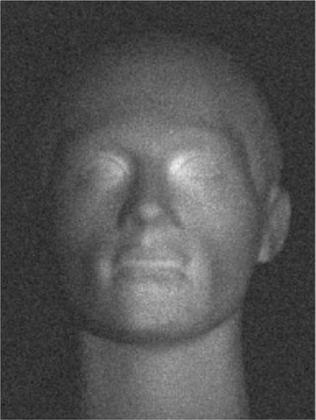
%> input picture code/right.png, 316 x 420 px, shrunk from 420 x 558 before the run
$ octave test.m   (GNU Octave 9; MATLAB toolbox functions it lacks are replaced by stand-ins)
%> lines starting %> are read from the running program, lines starting %| are printed output that depends on the picture; in (x1, y1, x2, y2) boxes, pixels count from 0 and x2, y2 are one past the last pixel; in counts of white or black regions, pixels touching at a corner belong together; the program's own positions count from 1
### code/function2.m
function [z1,z2] = function2(I,D,X,Y)
    %myFun - Description
    %
    % Syntax: z = func1(I,D)
    %
    % Long description

    [indexX,indexY,N]=size(I);

    ans_n=cell(indexX,indexY);
    for iX=1:indexX
        for iY=1:indexY
            temp1=I(iX,iY,:);
            temp2=reshape(temp1,N,1);
            temp2=D\temp2;
            ans_n{iX,iY}=temp2./norm(temp2);
        end
    end

    z1=zeros(indexX,indexY);
    z2=zeros(indexX,indexY);
    center_x=X;
    center_y=Y;

    iX=center_x;
    flag1=1;

    while ((iX<=indexX-1)&&(iX>=2))%X 是长 ，Y是宽
        iY=center_y;
        flag2=1;
        while ((iY<=indexY-1)&&(iY>=2))
            n1=ans_n{iX,iY};
            n2=ans_n{iX,iY+flag2};
            t=[0,1;2,1]\[-n1(2)/n1(1);-n2(2)/n2(1)];
            z1(iX,iY+flag2)=-[1,1]*t;
            iY=iY+flag2;
            if (iY==indexY)
                flag2=-1;
                iY=center_y+1;
            end
        end
        n1=ans_n{iX,center_y};
        n2=ans_n{iX+flag1,center_y};
        t=[0,1;2,1]\[-n1(3)/n1(1);-n2(3)/n2(1)];
        z1(iX+flag1,center_y)=flag1*[1,1]*t;%!!!!!!!!!!!!!!!!
        iX=iX+flag1;
        if (iX==indexX)
            flag1=-1;
            iX=center_x+1;
        end
    end

    z1(1,:)=z1(2,:);
    z1(indexX,:)=z1(indexX-1,:);
% %     MAXofz=max(max(z1));
% %     MINofz=min(min(z1));
% %     z1=(z1-MINofz)./(MAXofz-MINofz);

    iY=center_y;
    flag2=1;
    while ((iY<=indexY-1)&&(iY>=2))
        iX=center_x;
        flag1=1;
        while ((iX<=indexX-1)&&(iX>=2))
            n1=ans_n{iX,iY};
            n2=ans_n{iX+flag1,iY};
            t=[0,1;2,1]\[-n1(3)/n1(1);-n2(3)/n2(1)];
            z2(iX+flag1,iY)=0-[1,1]*t;%!!!!!!!!!!!!!!!!
            iX=iX+flag1;
            if (iX==indexX)
                flag1=-1;
                iX=center_x+1;
            end
        end
        n1=ans_n{center_x,iY};
        n2=ans_n{center_x,iY+flag2};
        t=[0,1;2,1]\[-n1(2)/n1(1);-n2(2)/n2(1)];
        z2(center_x,iY+flag2)=0+flag2*[1,1]*t;
        iY=iY+flag2;
        if (iY==indexY)
            flag2=-1;
            iY=center_y+1;
        end
    end
    z2(:,1)=z2(:,3);
    z2(:,2)=z2(:,3);
    z2(:,indexY)=z2(:,indexY-2);
    z2(:,indexY-1)=z2(:,indexY-2);
% [12 lines of commented-out code are left out]


    end

### code/test.m
clc
clear
image=imread('right.png');
%> image is the input picture: size 420x316x3 uint8; min 27, max 241, mean 81.4
right=double(rgb2gray(image));
image=imread('left.png');
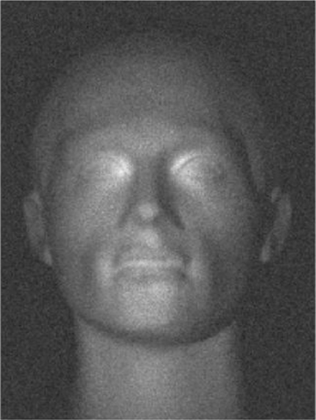
%> input picture code/left.png, 316 x 420 px, shrunk from 420 x 558 before the run
%> image is the input picture: size 420x316x3 uint8; min 37, max 239, mean 84.5
left=double(rgb2gray(image));
image=imread('top.png');
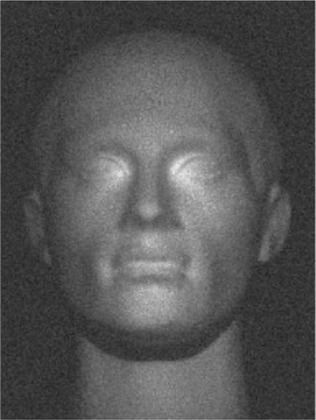
%> input picture code/top.png, 316 x 420 px, shrunk from 420 x 558 before the run
%> image is the input picture: size 420x316x3 uint8; min 29, max 236, mean 83.6
top=double(rgb2gray(image));
image=imread('bottom.png');
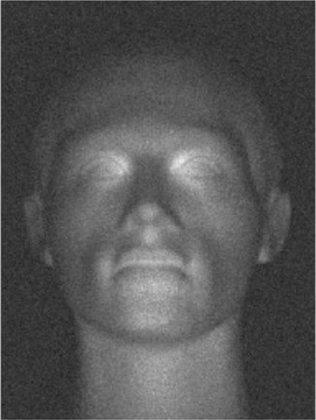
%> input picture code/bottom.png, 316 x 420 px, shrunk from 420 x 558 before the run
%> image is the input picture: size 420x316x3 uint8; min 31, max 239, mean 82.6
bottom=double(rgb2gray(image));
MAX=max([max(max(right)),max(max(top)),max(max(left)),max(max(bottom))]);
%> MAX = 241
right=right./MAX;
left=left./MAX;
top=top./MAX;
bottom=bottom./MAX;
indexX=size(right,1);
%> indexX = 420
indexY=size(right,2);
%> indexY = 316

source_right=[1,0.5,0];
source_left=[1,-0.5,0];
source_top=[1,0,0.5];
source_bottom=[1,0,-0.5];
source_right=source_right./norm(source_right);
source_left=source_left./norm(source_left);
source_top=source_top./norm(source_top);
source_bottom=source_bottom./norm(source_bottom);

D=[source_right;source_top;source_left;source_bottom];
I(:,:,1)=right;
I(:,:,2)=top;
I(:,:,3)=left;
I(:,:,4)=bottom;
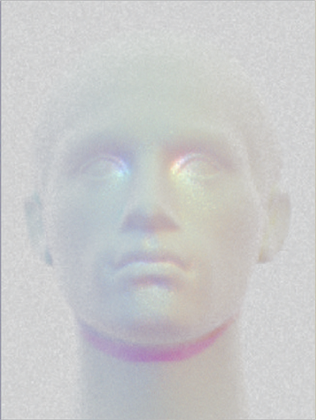
%> I: size 420x316x4 double; mean R, G, B, A 0.338, 0.347, 0.351, 0.343; transparent parts drawn white


z=function2(I,D,round(0.5*indexX),round(0.5*indexY));
%> after the loop in function2, `for iX=1:indexX`: ans_n = 132720 items
%> the loop in function2, `while ((iX<=indexX-1)&&(iX>=2))` made 420 passes
%> (n1, n2, t) on passes 1 to 3: ([0.984; 0.17; 0.0518], [0.984; 0.166; 0.0623], [-0.00532; -0.0526]), ([0.984; 0.166; 0.0623], [0.987; 0.155; 0.0423], [0.0102; -0.0633]), ([0.987; 0.155; 0.0423], [0.99; 0.142; 0.015], [0.0139; -0.0429])
%> after the loop in function2, `while ((iX<=indexX-1)&&(iX>=2))`: flag1 = -1; iX = 1
%> in function2, `z1(1,:)=z1(2,:);`: z1: size 420x316 double; min -0.823, max 0.704, mean -0.0513
%> in function2, `z1(indexX,:)=z1(indexX-1,:);`:
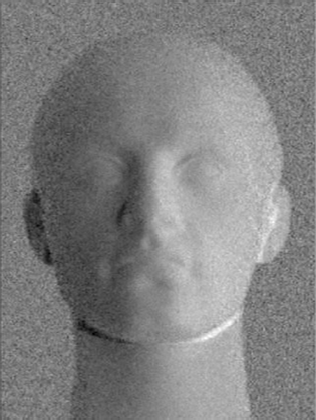
%> z1: size 420x316 double; min -0.823, max 0.704, mean -0.0515; drawn with min black and max white
%> the loop in function2, `while ((iY<=indexY-1)&&(iY>=2))` made 316 passes
%> (n1, n2, t) on passes 1 to 3: ([0.984; 0.17; 0.0518], [0.984; 0.174; 0.0394], [-0.00171; -0.173]), ([0.984; 0.174; 0.0394], [0.962; 0.258; 0.0861], [-0.046; -0.176]), ([0.962; 0.258; 0.0861], [0.95; 0.288; 0.117], [-0.0175; -0.268])
%> after the loop in function2, `while ((iY<=indexY-1)&&(iY>=2))`:
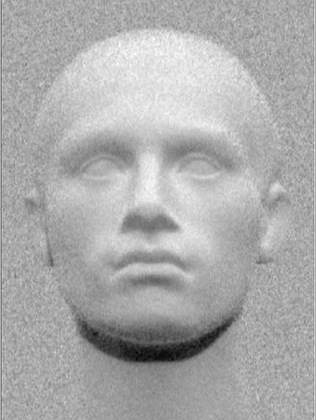
%> z2: size 420x316 double; min -0.912, max 0.464, mean 0.0143; drawn with min black and max white
%> in function2, `z2(:,1)=z2(:,3);`: z2: size 420x316 double; 0.32% of pixels changed, all inside (x1, y1, x2, y2) = (0, 0, 1, 420)
%> in function2, `z2(:,indexY)=z2(:,indexY-2);`: z2: size 420x316 double; min -0.912, max 0.464, mean 0.0153
% [63 lines of commented-out code are left out]


[X,Y]=meshgrid(1:indexY,1:indexX);
figure(1)
mesh(X,Y,z);
figure(2)
imshow(z)
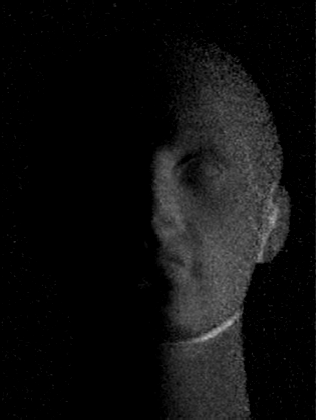
%> displayed picture: size 420x316, on the screen's scale of 0 to 255; min 0, max 179, mean 15.1
